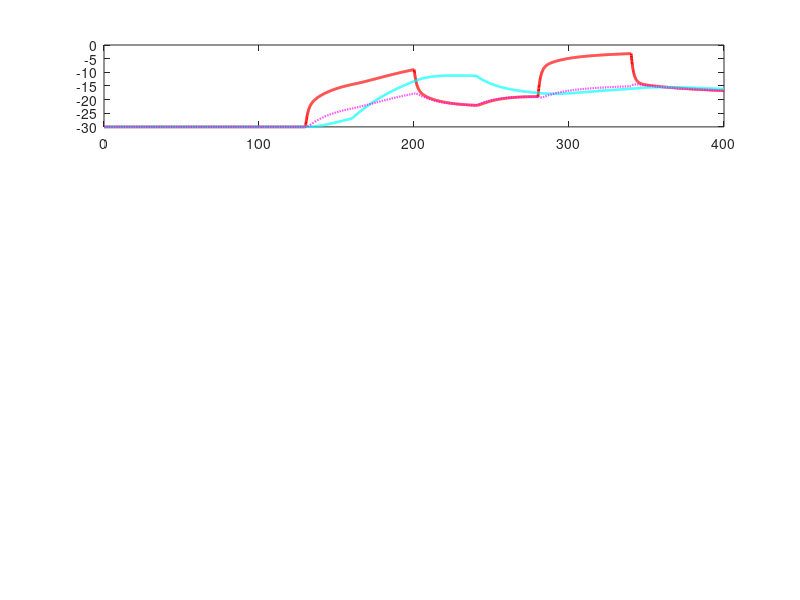

Recreate this plot in MATLAB. (Note: this script raises an error after producing the figure.)
clear; clc; close all;

dt = 0.1;                       
t_final = 400;                  
time = 0:dt:t_final;
N = length(time);

T_amb = -30.0;                  
RH = 85.0;                      

C_rf     = 12.0;                
C_motor  = 90.0;                
C_sink   = 110.0;               
C_batt   = 180.0;               

R_TIM_rf    = 0.15;             
R_TIM_motor = 0.30;             
R_sink_min  = 0.20;             
R_sink_max  = 2.80;             
R_batt_amb  = 3.00;             

C_lens   = 8.0;                 
C_radome = 45.0;                
R_lens_amb   = 2.2;             
R_radome_amb = 1.8;             

P_ptc_max    = 40.0;            
P_ito_max    = 12.0;            
P_radome_max = 25.0;            

T_rf_target = 45.0;             
Kp_fan = 6.0; Ki_fan = 0.10; Kd_fan = 2.0; 
integral_err_fan = 0; prev_err_fan = 0;

T_lens_ramp_setpoint = T_amb;   
max_lens_ramp_rate = 3.0 / 60;  

T_rf     = zeros(1,N); T_rf(1)     = T_amb;
T_motor  = zeros(1,N); T_motor(1)  = T_amb;
T_sink   = zeros(1,N); T_sink(1)   = T_amb;
T_batt   = zeros(1,N); T_batt(1)   = T_amb;
T_lens   = zeros(1,N); T_lens(1)   = T_amb;
T_radome = zeros(1,N); T_radome(1) = T_amb;

PWM_fan       = zeros(1,N); 
PWM_ito_lens  = zeros(1,N);
P_ptc_cmd     = zeros(1,N);
P_radome_cmd  = zeros(1,N);
Main_Power_En = zeros(1,N);

P_rf_input    = zeros(1,N);     
P_motor_input = zeros(1,N);     

for k = 1:N
    if (time(k) >= 130 && time(k) <= 200)
        P_rf_input(k) = 60.0;
    elseif (time(k) >= 280 && time(k) <= 340)
        P_rf_input(k) = 80.0;
    end
    
    if time(k) >= 160 && time(k) <= 240
        P_motor_input(k) = 35.0;
    end
end

is_preheated = false;

for k = 1:N-1
    if T_batt(k) < -10.0 && ~is_preheated
        P_ptc_cmd(k) = P_ptc_max;       
        Main_Power_En(k) = 0;           
    else
        is_preheated = true;
        P_ptc_cmd(k) = 0.0;             
        Main_Power_En(k) = 1;           
    end
    
    if Main_Power_En(k) == 0
        PWM_fan(k) = 0.0;               
    else
        if (P_rf_input(k) >= 50.0) || (P_motor_input(k) >= 30.0)
            PWM_fan(k) = 1.0;           
            integral_err_fan = 0;       
        else
            err_fan = T_rf(k) - T_rf_target;
            if abs(err_fan) < 10.0
                integral_err_fan = integral_err_fan + err_fan * dt;
            else
                integral_err_fan = 0;
            end
            deriv_fan = (err_fan - prev_err_fan) / dt;
            prev_err_fan = err_fan;
            
            u_pid = (Kp_fan * err_fan) + (Ki_fan * integral_err_fan) + (Kd_fan * deriv_fan);
            pwm_calc = 0.15 + (u_pid / 100.0); 
            PWM_fan(k) = min(max(pwm_calc, 0.15), 1.0);
        end
    end
    
    a = 17.27; b = 237.7;
    alpha = ((a * T_amb) / (b + T_amb)) + log(RH / 100.0);
    T_dew = (b * alpha) / (a - alpha);
    
    frost_risk = (T_amb <= 2.0) && (T_lens(k) <= (T_dew + 2.0));
    
    if frost_risk
        T_lens_target_final = max(3.0, T_dew + 3.0);
        
        if T_lens_ramp_setpoint < T_lens_target_final
            T_lens_ramp_setpoint = min(T_lens_target_final, T_lens_ramp_setpoint + max_lens_ramp_rate * dt);
        end
        
        err_lens = T_lens_ramp_setpoint - T_lens(k);
        PWM_ito_lens(k) = min(1.0, max(0.0, err_lens * 0.40));
        
        P_radome_cmd(k) = P_radome_max; 
    else
        T_lens_ramp_setpoint = T_lens(k);
        PWM_ito_lens(k) = 0.0;
        P_radome_cmd(k)  = 0.0;
    end
    
    R_sink_eff = R_sink_max - PWM_fan(k) * (R_sink_max - R_sink_min);
    
    dT_batt = (P_ptc_cmd(k) - (T_batt(k) - T_amb) / R_batt_amb) / C_batt;
    
    q_rf_to_sink = (T_rf(k) - T_sink(k)) / R_TIM_rf;
    dT_rf = (P_rf_input(k) - q_rf_to_sink) / C_rf;
    
    q_motor_to_sink = (T_motor(k) - T_sink(k)) / R_TIM_motor;
    dT_motor = (P_motor_input(k) - q_motor_to_sink) / C_motor;
    
    q_sink_to_amb = (T_sink(k) - T_amb) / R_sink_eff;
    dT_sink = ((q_rf_to_sink + q_motor_to_sink) - q_sink_to_amb) / C_sink;
    
    P_ito_actual = PWM_ito_lens(k) * P_ito_max;
    dT_lens = (P_ito_actual - (T_lens(k) - T_amb) / R_lens_amb) / C_lens;
    
    dT_radome = (P_radome_cmd(k) - (T_radome(k) - T_amb) / R_radome_amb) / C_radome;
    
    T_batt(k+1)   = T_batt(k)   + dT_batt   * dt;
    T_rf(k+1)     = T_rf(k)     + dT_rf     * dt;
    T_motor(k+1)  = T_motor(k)  + dT_motor  * dt;
    T_sink(k+1)   = T_sink(k)   + dT_sink   * dt;
    T_lens(k+1)   = T_lens(k)   + dT_lens   * dt;
    T_radome(k+1) = T_radome(k) + dT_radome * dt;
end

PWM_fan(N)      = PWM_fan(N-1);
PWM_ito_lens(N) = PWM_ito_lens(N-1);
P_ptc_cmd(N)    = P_ptc_cmd(N-1);
P_radome_cmd(N) = P_radome_cmd(N-1);
Main_Power_En(N)= Main_Power_En(N-1);

figure('Name', 'SIH26050 Unified TMS Simulation');

subplot(4,1,1);
plot(time, T_rf, 'r-', 'LineWidth', 2); hold on;
plot(time, T_motor, 'c-', 'LineWidth', 1.8);
plot(time, T_sink, 'm--', 'LineWidth', 1.5);
yline(T_rf_target, 'r:', 'RF Temp Target (45°C)');
grid on; ylabel('Cooling Zone (°C)');
title('Cooling System: High-Power Component Response (RF Amp & Tracking Motor)');
legend('RF Junction Temp', 'Motor Temp', 'Heat Sink Temp', 'Location', 'northeast');

subplot(4,1,2);
plot(time, T_batt, 'b-', 'LineWidth', 2); hold on;
plot(time, T_lens, 'g-', 'LineWidth', 2);
plot(time, T_radome, 'y--', 'LineWidth', 1.5);
yline(-10, 'b:', 'Batt Cold Limit (-10°C)');
yline(0, 'r:', 'Freezing Threshold (0°C)');
grid on; ylabel('Heating Zone (°C)');
title('Heating & De-Icing System: Battery Cold Start & Optics Frost Protection');
legend('Battery Pack Temp', 'Camera Lens Glass Temp', 'Radome Housing Temp', 'Location', 'southeast');

subplot(4,1,3);
plot(time, P_rf_input, 'r-', 'LineWidth', 1.5); hold on;
plot(time, P_motor_input, 'c-', 'LineWidth', 1.5);
grid on; ylabel('Heat Inputs (W)');
title('Disturbance Profile: RF Jamming Pulses & Gimbal Motor Heat Generation');
legend('RF Burst Dissipation (W)', 'Motor Dissipation (W)', 'Location', 'northeast');

subplot(4,1,4);
plot(time, PWM_fan * 100, 'r-', 'LineWidth', 1.8); hold on;
plot(time, PWM_ito_lens * 100, 'g-', 'LineWidth', 1.8);
plot(time, Main_Power_En * 100, 'b--', 'LineWidth', 1.5);
grid on; xlabel('Time (seconds)'); ylabel('Actuator Control (%)');
title('Actuator Outputs: Fan PWM, ITO Heater Duty Cycle, & System Interlock');
legend('Cooling Fan PWM (%)', 'Lens ITO Heater PWM (%)', 'Main System Power Enable (%)', 'Location', 'east');
